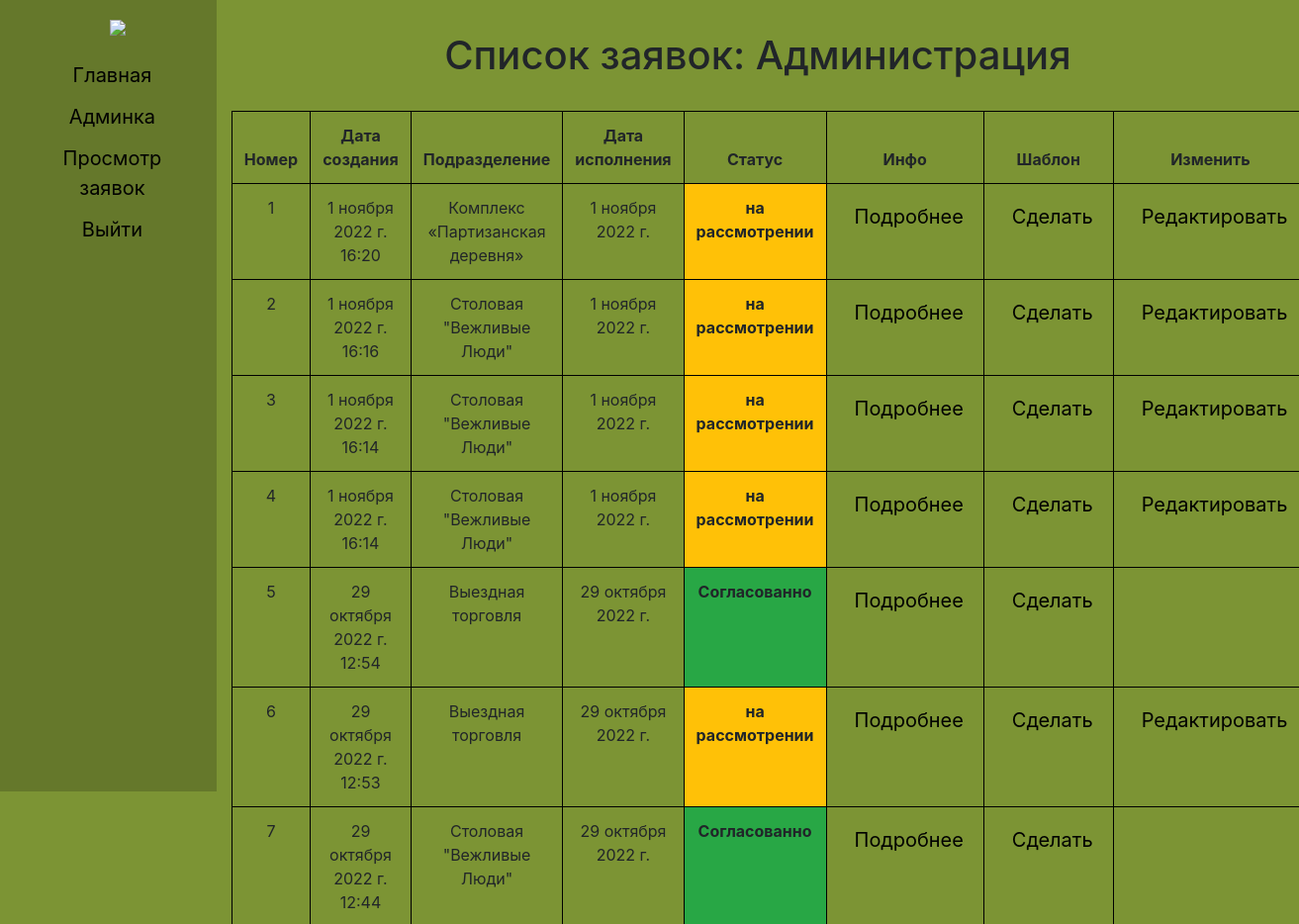
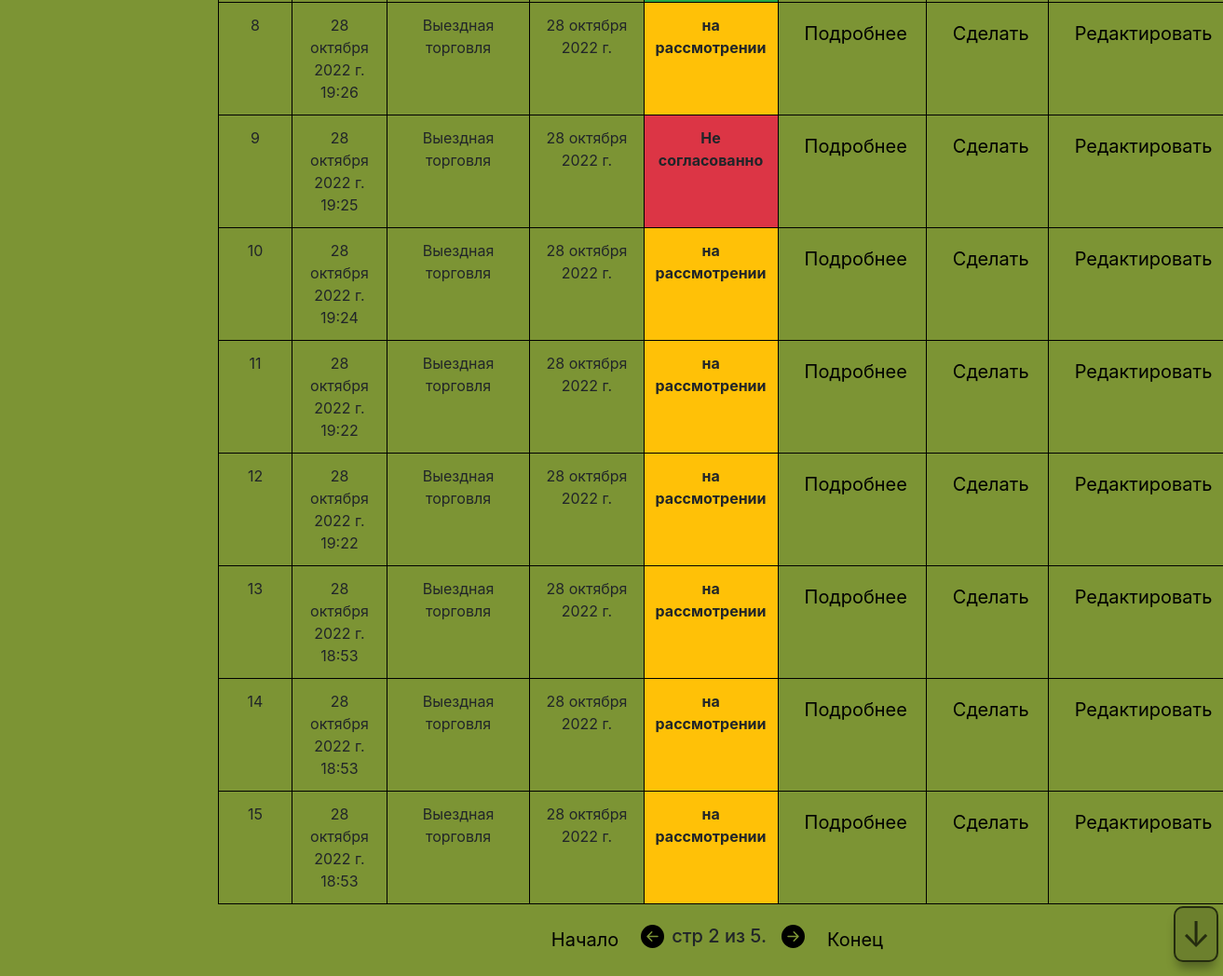
The app's page /zayavki_list/?page=2 (signed in) with its own data (2 pictures, top to bottom).
### accounts/models.py (models this page shows, shortened)
class CustomUser(AbstractUser):
    email = models.EmailField(('email address'), unique=True)
    fio = models.CharField('ФИО', max_length=255, default='')
    subdivision = models.ForeignKey(Subdivision, on_delete=models.CASCADE, related_name='user_subdivision', null=True,default=None)
    position = models.ForeignKey(Position, on_delete=models.CASCADE, related_name='user_position', null=True,default=None)

class Subdivision(models.Model):
    title = models.CharField('Подразделение', max_length=50, default='')
    class Meta:
        verbose_name = 'Подразделение'
        verbose_name_plural = 'Подразделения'

### zayavki/models.py (models this page shows, shortened)
class ListApplication(models.Model):
    customer = models.ForeignKey(CustomUser, on_delete=models.SET_NULL, related_name='customer_applicationsList', null=True)
    created = models.DateTimeField(default=timezone.now)
    date_applications = models.DateField('Дата исполнения')
    subdivision = models.ForeignKey(Subdivision, on_delete=models.SET_NULL, related_name='subdivisioninApplicationlist',
                                    null=True)
    status = models.CharField('Статус', max_length=30,default='на рассмотрении')
    viza = models.ForeignKey(CustomUser, on_delete=models.SET_NULL, related_name='viza_application', null=True,default=None,blank=True)
    comment = models.TextField('Комментарий', max_length=300, default='Нет комментария')
    class Meta:
        verbose_name = 'Список заявок'
        verbose_name_plural = 'Список заявок'
    def check_status(self):
        if self.status == 'на рассмотрении':
            return False
        else:
            return True
    def color_status(self):
        if self.status == "Согласованно":
            return "success"
        elif self.status == "Не согласованно":
            return "danger"
    def change_zayavki(self):
        if self.status == 'на рассмотрении' or self.status == 'Не согласованно':
            return True
        return False

### accounts/views.py (the view, shortened to what this page needs)
# urls.py: path('zayavki_list/',views.zayavki_list, name='zayavki_list'),
@login_required(login_url='/login/')
def zayavki_list(request):
    if request.user.is_superuser:
        zayavki = ListApplication.objects.all().order_by('-created')
        paginator = Paginator(zayavki, 15)
        page_number = request.GET.get('page')
        page_obj = paginator.get_page(page_number)
        return render(request, 'zayavki_list.html', {'page_obj': page_obj,'zayavki':zayavki})

### templates/zayavki_list.html (shortened to what this page needs)
{% extends '_base.html' %}
{%block content%}
<h1 class = "title-page">Cписок заявок: {{user.subdivision.title}}</h1>
{%if zayavki%}
<table  class="table table-bordered">
  <thead>
   <tr>
    <th>Номер</th>
    <th>Дата создания</th>
    <th>Подразделение</th>
     <th>Дата исполнения</th>
     <th>Статус</th>
     <th>Инфо</th>
     <th>Шаблон</th>
     <th>Изменить</th>
   </tr>
  </thead>
   <tbody >
     {% for temp in page_obj %}
        <td>{{ forloop.counter }}</td>
        <td>{{temp.created}}</td>
        <td>{{temp.subdivision.title}}</td>
        <td>{{temp.date_applications}}</td>
     {% if not temp.check_status %}
        <td class="bg-warning" style="font-weight:bold">{{temp.status}}</td>
     {%else%}
        <td class="bg-{{temp.color_status}}" style="font-weight:bold">{{temp.status}}</td>
     {%endif%}
        <td><a href="{% url 'application_detail' temp.id  %}">Подробнее</a></td>
        <td><a href="{% url 'shablon_zayavki' temp.id temp.subdivision.id  %}">Сделать</a></td>
        {% if temp.change_zayavki %}
        <td><a href="{% url 'update_zayavki' temp.id temp.subdivision.id  %}">Редактировать</a></td>
        {%endif%}
     {% endfor %}
   </tbody>
   </table>
<nav aria-label="Page navigation example">
    <ul class="mypagination">
        {% if page_obj.has_previous %}
            <li><a href="?page=1">Начало</a></li>
            <li><a href="?page={{ page_obj.previous_page_number }}"><svg xmlns="http://www.w3.org/2000/svg" width="25" height="25" fill="currentColor" class="bi bi-arrow-left-circle-fill" viewBox="0 0 16 16">
  <path d="M8 0a8 8 0 1 0 0 16A8 8 0 0 0 8 0zm3.5 7.5a.5.5 0 0 1 0 1H5.707l2.147 2.146a.5.5 0 0 1-.708.708l-3-3a.5.5 0 0 1 0-.708l3-3a.5.5 0 1 1 .708.708L5.707 7.5H11.5z"/>
            </svg></a></li>
        {% endif %}
        <h5 class="">
            стр {{ page_obj.number }} из {{ page_obj.paginator.num_pages }}.
        </h5>
        {% if page_obj.has_next %}
         <li><a href="?page={{ page_obj.next_page_number }}"><svg xmlns="http://www.w3.org/2000/svg" width="25" height="25" fill="currentColor" class="bi bi-arrow-right-circle-fill" viewBox="0 0 16 16">
  <path d="M8 0a8 8 0 1 1 0 16A8 8 0 0 1 8 0zM4.5 7.5a.5.5 0 0 0 0 1h5.793l-2.147 2.146a.5.5 0 0 0 .708.708l3-3a.5.5 0 0 0 0-.708l-3-3a.5.5 0 1 0-.708.708L10.293 7.5H4.5z"/>
</svg></a></li>
        <li><a href="?page={{ page_obj.paginator.num_pages }}">Конец</a></li>
        {% endif %}
    </ul>
</nav>
{%else%}
<h1>ваш список пуст</h1>
{%endif%}
{%endblock content%}

### static/css/test.css (style rules this page uses)
body { background-color:rgb(124, 148, 52); }
a { padding: 6px 8px 6px 16px; text-decoration: none; font-size: 20px; color: black; display: block; }
.table { border: 0.5px solid #000000; }
.table-bordered > thead > tr > th, .table-bordered > tbody > tr > th, .table-bordered > tfoot > tr > th, .table-bordered > thead > tr > td, .table-bordered > tbody > tr > td, .table-bordered > tfoot > tr > td { border: 0.5px solid #000000; }
.mypagination { display:flex; justify-content: center; align-items: center }
li { list-style-type: none; }
ul { padding-left: 0; }
.title-page { margin-bottom: 3%; margin-top: 3%; }

### records on screen
CustomUser: subdivision "Администрация"
ListApplication: created "1 ноября 2022 г. 16:20", subdivision "Комплекс «Партизанская деревня»", date_applications "1 ноября 2022 г.", status "на рассмотрении", shows "Редактировать"
ListApplication: created "1 ноября 2022 г. 16:16", subdivision "Столовая \"Вежливые Люди\"", date_applications "1 ноября 2022 г.", status "на рассмотрении", shows "Редактировать"
ListApplication: created "1 ноября 2022 г. 16:14", subdivision "Столовая \"Вежливые Люди\"", date_applications "1 ноября 2022 г.", status "на рассмотрении", shows "Редактировать"
ListApplication: created "1 ноября 2022 г. 16:14", subdivision "Столовая \"Вежливые Люди\"", date_applications "1 ноября 2022 г.", status "на рассмотрении", shows "Редактировать"
ListApplication: created "29 октября 2022 г. 12:54", subdivision "Выездная торговля", date_applications "29 октября 2022 г.", status "Согласованно"
ListApplication: created "29 октября 2022 г. 12:53", subdivision "Выездная торговля", date_applications "29 октября 2022 г.", status "на рассмотрении", shows "Редактировать"
ListApplication: created "29 октября 2022 г. 12:44", subdivision "Столовая \"Вежливые Люди\"", date_applications "29 октября 2022 г.", status "Согласованно"
ListApplication: created "28 октября 2022 г. 19:26", subdivision "Выездная торговля", date_applications "28 октября 2022 г.", status "на рассмотрении", shows "Редактировать"
ListApplication: created "28 октября 2022 г. 19:25", subdivision "Выездная торговля", date_applications "28 октября 2022 г.", status "Не согласованно", shows "Редактировать"
ListApplication: created "28 октября 2022 г. 19:24", subdivision "Выездная торговля", date_applications "28 октября 2022 г.", status "на рассмотрении", shows "Редактировать"
ListApplication: created "28 октября 2022 г. 19:22", subdivision "Выездная торговля", date_applications "28 октября 2022 г.", status "на рассмотрении", shows "Редактировать"
ListApplication: created "28 октября 2022 г. 19:22", subdivision "Выездная торговля", date_applications "28 октября 2022 г.", status "на рассмотрении", shows "Редактировать"
ListApplication: created "28 октября 2022 г. 18:53", subdivision "Выездная торговля", date_applications "28 октября 2022 г.", status "на рассмотрении", shows "Редактировать"
ListApplication: created "28 октября 2022 г. 18:53", subdivision "Выездная торговля", date_applications "28 октября 2022 г.", status "на рассмотрении", shows "Редактировать"
ListApplication: created "28 октября 2022 г. 18:53", subdivision "Выездная торговля", date_applications "28 октября 2022 г.", status "на рассмотрении", shows "Редактировать"

### other values on screen
{{ page_obj.number }} "2"
{{ page_obj.paginator.num_pages }} "5"
